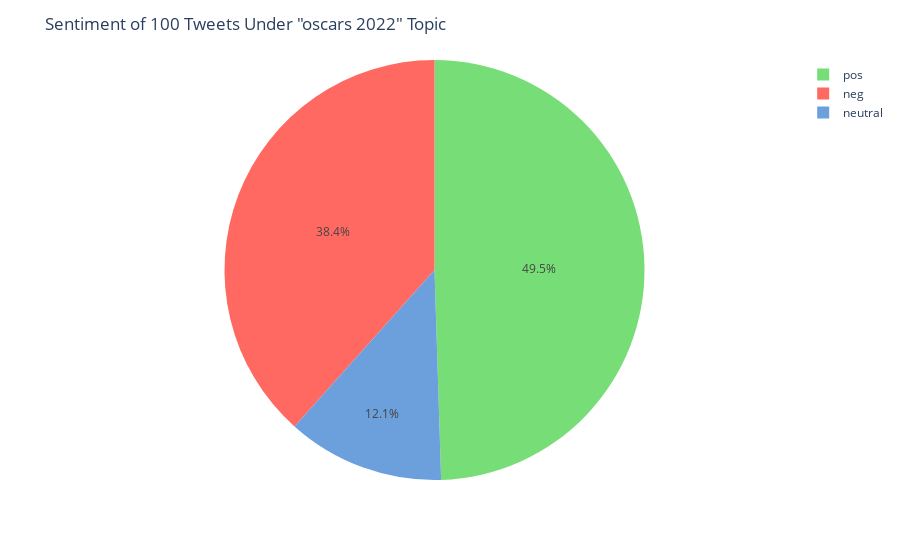

Notebook code for this chart:
### Code cell
import plotly.express as px

fig = px.pie(counts_df, values=['38', '12', '49'], names=['neg', 'neutral', 'pos'], color =['neg', 'neutral', 'pos'],
             color_discrete_map={'neg':'FF6961',
                                 'neutral':'6CA0DC',
                                 'pos':'#77DD77'})
fig.update_traces(textposition='inside')
fig.update_layout(uniformtext_minsize=12, uniformtext_mode='hide',  title="Sentiment of 100 Tweets Under \"oscars 2022\" Topic",)
fig.show()

### Figure 1 — Plotly figure (JSON) as saved in the notebook; plotly's stock layout.template omitted (floating-point values rounded to 4 significant figures)
{"data": [{"customdata": [["neg"], ["neutral"], ["pos"]], "domain": {"x": [0, 1], "y": [0, 1]}, "hovertemplate": "label=%{label}<br>value=%{value}<br>color=%{customdata[0]}<extra></extra>", "labels": ["neg", "neutral", "pos"], "legendgroup": "", "marker": {"colors": ["FF6961", "6CA0DC", "#77DD77"]}, "name": "", "showlegend": true, "textposition": "inside", "type": "pie", "values": ["38", "12", "49"]}], "layout": {"legend": {"tracegroupgap": 0}, "margin": {"t": 60}, "title": {"text": "Sentiment of 100 Tweets Under \"oscars 2022\" Topic"}, "uniformtext": {"minsize": 12, "mode": "hide"}}}
